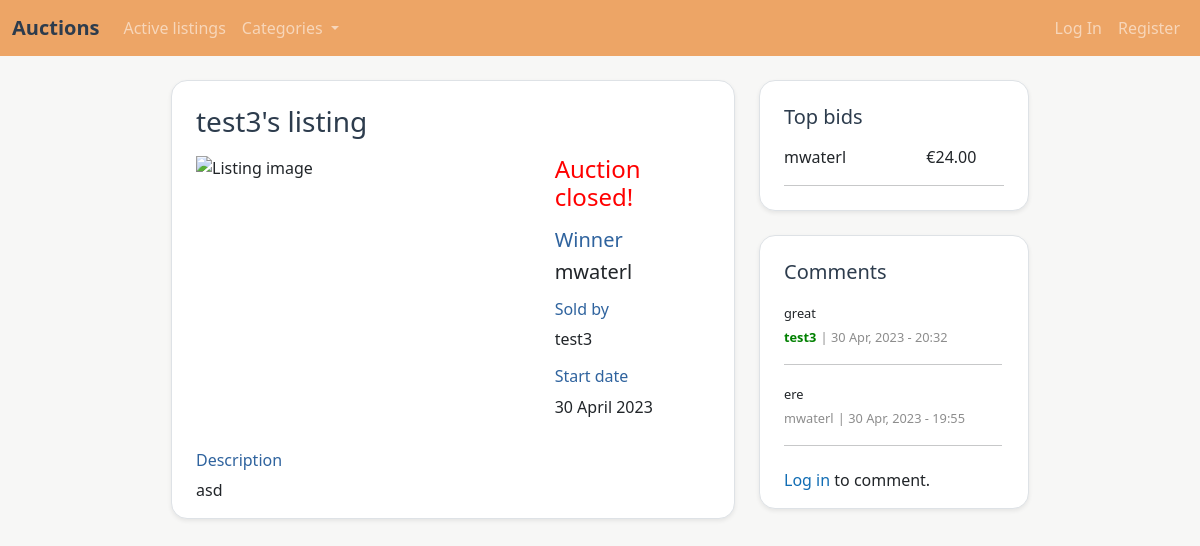
/listing/60, run on the app's committed database.
### auctions/models.py (models this page shows)
class Listing(models.Model):
    id = models.AutoField(primary_key=True)
    title = models.CharField(max_length=64)
    description = models.TextField(max_length=5000)
    starting_bid = models.FloatField(
        validators=[MinValueValidator(0), MaxValueValidator(1000000)],
    )
    highest_bid = models.FloatField(
        blank=True,
        validators=[MinValueValidator(0), MaxValueValidator(1000000)],
    )
    image_url = models.URLField(blank=True)
    category = models.CharField(max_length=64, choices=CATEGORIES)
    user = models.ForeignKey(User, on_delete=models.CASCADE)
    date = models.DateTimeField(auto_now_add=True)
    active = models.BooleanField(default=True)

class Bid(models.Model):
    id = models.AutoField(primary_key=True)
    amount = models.FloatField(
        validators=[MinValueValidator(0), MaxValueValidator(1000000)],
    )
    listing = models.ForeignKey(Listing, on_delete=models.CASCADE)
    user = models.ForeignKey(User, on_delete=models.CASCADE)
    date = models.DateTimeField(auto_now_add=True)

class User(AbstractUser):
    id = models.AutoField(primary_key=True)
    watched_listing = models.ManyToManyField('Listing', related_name='watched_listing')

class Comment(models.Model):
    id = models.AutoField(primary_key=True)
    text = models.TextField(max_length=200)
    listing = models.ForeignKey(Listing, on_delete=models.CASCADE)
    user = models.ForeignKey(User, on_delete=models.CASCADE)
    date = models.DateTimeField(auto_now_add=True)

### auctions/views.py (the view, shortened to what this page needs)
# urls.py: path("listing/<str:id>", views.listing, name="listing"),
def listing(request, id):
    try:
        listing = Listing.objects.get(pk=id)
    except Listing.DoesNotExist:
        raise Http404
    if request.method == "GET":
        if request.user.is_authenticated:
            on_watchlist = listing in request.user.watched_listing.all()
        else:
            on_watchlist = False
        top_bids = Bid.objects.filter(
            listing_id=listing.id).order_by('-amount')[:3]
        comments = Comment.objects.filter(
            listing_id=listing.id).order_by('-date')
        return render(request, "auctions/listing.html", {
            "listing": listing,
            "on_watchlist": on_watchlist,
            "placeholder_img": PLACEHOLDER_IMG,
            "bid_form": BidForm(),
            "bids": top_bids,
            "bid_icon": BID_ICON,
            "comment_form": CommentForm(),
            "comments": comments,
            "post_icon": POST_ICON,
        })

### auctions/templates/auctions/listing.html (shortened to what this page needs)
{% extends "auctions/layout.html" %}
{% block content %}
<div class="row justify-content-center gy-2">
    <div class="col-12 col-sm-12 col-md-12 col-lg-8 col-xl-6">
        <div class="container border rounded-4 shadow-sm px-4 pt-4 pb-0" style="word-wrap: break-word;">
            <h3 class="mp-darkblue">{{ listing.title }}</h3>
            <div class="row py-2">
                <div class="col-12 col-sm-12 col-md-7 col-lg-8">
                    {% if listing.image_url %}
                    <img src="{{ listing.image_url }}" alt="Listing image" class="listing-img"
                        onerror="this.src='{{ placeholder_img }}'"></a>
                    {% else %}
                    <img src="{{ placeholder_img }}" alt="Listing image" class="listing-img"></a>
                    {% endif %}
                </div>
                <div class="col-12 col-sm-12 col-md-4">
                    {% if not listing.active %}
                    <h4 class="pt-3 pt-md-0"style="color:red;">Auction closed!</h4>
                    <div class="row pt-2">
                        {% if bids %}
                        <h5 class="mp-lightblue">Winner</h5>
                        {% with bids|first as bid %}
                            {% if user == bid.user %}
                            <h5 class="listing-user pb-2">You!</h5>
                            {% else %}
                            <h5 class="pb-2">{{ bid.user|truncatechars:20 }}</h5>
                            {% endif %}
                        {% endwith %}
                        {% endif %}
                    </div>
                    {% endif %}
                    <div class="row">
                        <h6 class="mp-lightblue">Sold by</h6>
                        {% if user == listing.user %}
                        <p class="listing-user">You</p>
                        {% else %}
                        <p>{{ listing.user|truncatechars:20 }}</p>
                        {% endif %}
                    </div>
                    <div class="row">
                        <h6 class="mp-lightblue">Start date</h6>
                        <p>{{ listing.date|date:"d F Y"}}</p>
                    </div>
                </div>
            </div>
            <div class="row pt-2">
                <h6 class="mp-lightblue">Description</h6>
                <p>{{ listing.description|linebreaksbr }}</p>
            </div>
        </div>
    </div>
    <div class="col-12 col-sm-12 col-md-12 col-lg-4 col-xl-3">
        <div class="container border rounded-4 shadow-sm px-4 pt-4 pb-2 mb-lg-4 mb-2" style="word-wrap: break-word;">
            {% if user != listing.user and not listing.active %}
            <h5 class="mp-darkblue pb-2">Top bids</h5>
            {% endif %}
            {% if user.is_authenticated and user == listing.user %}
            <h5 class="mp-darkblue pb-2">Top bids</h5>
            {% elif user.is_authenticated and user != listing.user and listing.active%}
            {% load django_bootstrap5 %}
            {% elif not user.is_authenticated and listing.active %}
            <h5 class="mp-darkblue">Place bid</h5>
            <p><a href="{% url 'login' %}" class="mp-link">Log in</a> to bid.</p>
            {% endif %}
            {% if bids %}
                {% for bid in bids %}
                <div class="row">
                    <div class="col-7">{{ bid.user|truncatechars:20 }}</div>
                    <div class="col-5">€{{ bid.amount|floatformat:2 }}</div>
                </div>
                <hr>
                {% endfor %}
            {% elif user.is_authenticated or user == listing.user %}
            <p>No bids have been placed.</p>
            {% endif %}
        </div>
        <div class="container border rounded-4 shadow-sm px-4 pt-4 pb-0" style="word-wrap: break-word;">
            <h5 class="mp-darkblue pb-2">Comments</h5>
            {% if comments %}
            <div class="scroll-div">
                {% for comment in comments %}
                <span class="small-text">{{ comment.text|linebreaksbr }}</span>
                <br>
                {% if comment.user == listing.user %}
                <span class="listing-user small-text">{{ comment.user|truncatechars:20 }}</span>
                {% else %}
                <span class="faded grey small-text">{{ comment.user|truncatechars:20 }}</span>
                {% endif %}
                <span class="grey small-text"> | {{ comment.date|date:"d M, Y - H:i"}}</span>
                <hr>
                {% endfor %}
            </div>
            {% endif %}
            {% if user.is_authenticated %}
            {% load django_bootstrap5 %}
            {% elif not user.is_authenticated %}
            <p><a href="{% url 'login' %}" class="mp-link">Log in</a> to comment.</p>
            {% endif %}
        </div>
    </div>
</div>
{% endblock %}

### auctions/static/auctions/styles.css (style rules this page uses)
body { background-color: #F7F7F6; }
.mp-darkblue { color: #2D3C4D; }
.mp-lightblue { color: #2f639e; }
.mp-link { color: #116DB4; text-decoration: none; }
.grey { color: rgb(141, 141, 141); }
.small-text { font-size: 0.8rem; }
.listing-user { color: green; font-weight: bold; }
.scroll-div { overflow: auto; display: inline-block; width: 100%; max-height: 286px; padding-right: 2px; }

### auctions/templates/auctions/listing.html (style rules this page uses)
.container { background-color: white; }
.listing-img { width: 100%; object-fit: cover; }

### data on the page
Listing: title "test3's listing", user "test3", date "30 April 2023", description "asd"
Bid: user "mwaterl", amount "24.00"
Comment: text "great", user "test3", date "30 Apr, 2023 - 20:32"
Comment: text "ere", user "mwaterl", date "30 Apr, 2023 - 19:55"
